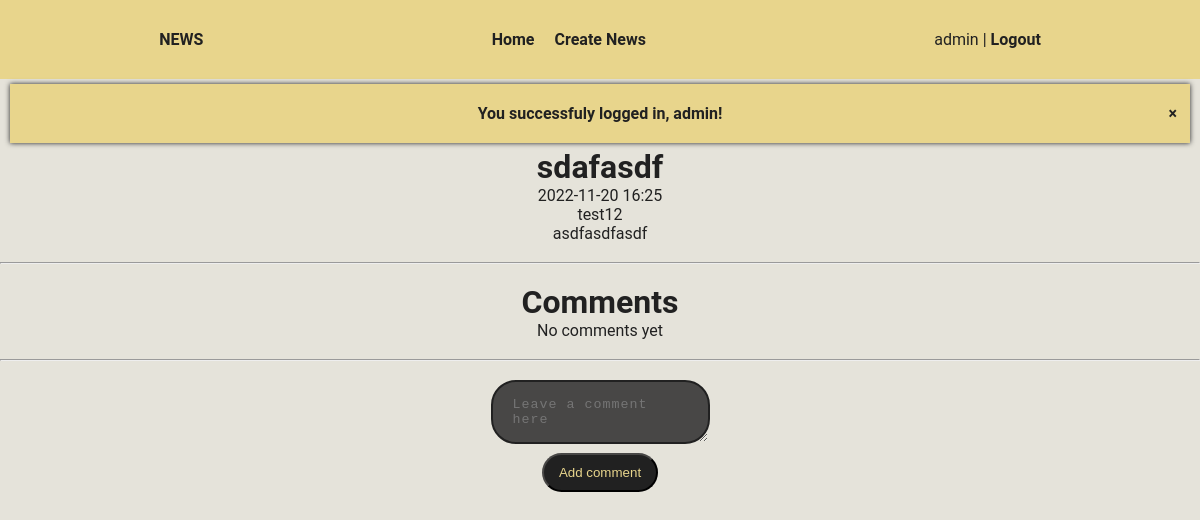
Before: /news?id=12 (signed in) with the older database file.
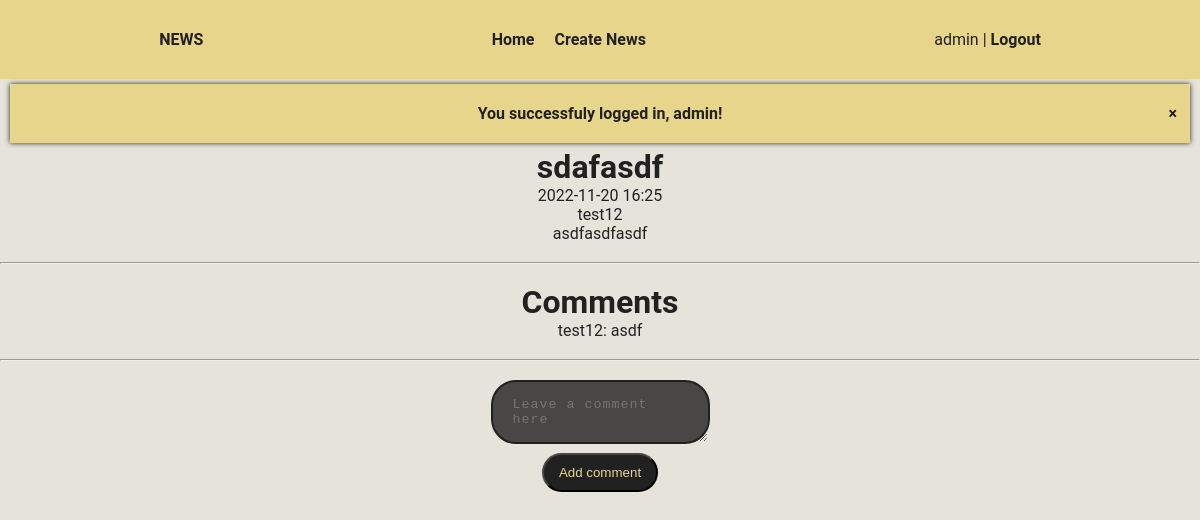
After: the same page with the newer database file.
### tables this page shows
CREATE TABLE news (
    id INTEGER PRIMARY KEY autoincrement, 
    created DATETIME,
    title TEXT NOT NULL, 
    main_text TEXT NOT NULL,
    user_id INTEGER NOT NULL,
    FOREIGN KEY(user_id) REFERENCES users(id)
  );

CREATE TABLE users (
    id INTEGER PRIMARY KEY autoincrement,
    email TEXT UNIQUE NOT NULL, 
    username TEXT NOT NULL, 
    password TEXT NOT NULL,
    is_admin BOOLEAN NOT NULL DEFAULT 0 CHECK (is_admin IN (0, 1))
  );

CREATE TABLE comments ( 
    id INTEGER PRIMARY KEY autoincrement, 
    main_text TEXT NOT NULL,
    news_id INTEGER NOT NULL,
    user_id INTEGER NOT NULL,
    FOREIGN KEY(user_id) REFERENCES users(id),
    FOREIGN KEY(news_id) REFERENCES news(id)
  );

### views/pages/news.php (called while the page is built, shortened)
<?php
$news = News::get($_GET['id']);
$is_comments_exist = Comment::check_if_exists($news['id']);
if ($is_comments_exist) {
    $comments = Comment::all($news['id']);
}
require 'views/templates/dafault_template.php';

### router/routes.php (called while the page is built, shortened)
<?php
Router::enable();

### index.php (called while the page is built, shortened)
<?php
require_once "router/routes.php";

### app/Controllers/News.php (called while the page is built, shortened)
<?php
class News {
    public static function get(int $news_id): array {
        $sql = "SELECT n.id, n.created, n.title, n.main_text, n.user_id, u.username
                FROM news n
                JOIN users u
                    ON n.user_id == u.id
                WHERE n.id = $news_id";
        return $GLOBALS['db']->querySingle($sql, true);
    }
}

### app/Controllers/Comment.php (called while the page is built, shortened)
<?php
class Comment {
    public static function all($news_id): \SQLite3Result {
        $sql = "SELECT c.id, c.main_text, c.user_id, u.username
                FROM comments c
                JOIN users u
                    ON c.user_id == u.id
                WHERE c.news_id == $news_id";
        return $GLOBALS['db']->query($sql);
    }
}

### views/templates/news.php (the view, shortened to what this page needs)
<h1><?= $news['title'] ?></h1>
<p><?= $news['created'] ?></p>
<p><?= $news['username'] ?></p>
<p><?= $news['main_text'] ?></p>
<br><hr><br>
<h1>Comments</h1>
<ul>
<?php
    if ($comments) {
        while ($comment = $comments->fetchArray(SQLITE3_ASSOC)) {
            ?>
            <li class='list-group-item bg-secondary mb-1'>
                <?= $comment['username'] ?>: <?= $comment['main_text'] ?>
            </li>
            <?php
        }
    } else {
            echo "No comments yet";
    }
?>
</ul>
<br><hr><br>
<p>
    <form method='POST' action='/comment/create'>
        <div class='form-floating'>
            <textarea class='form-control bg-secondary mb-2 text-light' name='main_text' placeholder='Leave a comment here' id='floatingTextarea2'></textarea>
        </div>
        <input type='submit' class='btn btn-secondary' value='Add comment'>
    </form>
</p>

### app/Services/Router.php (shortened to what this page needs)
<?php
class Router {
    private static $list = [];
    public static function route(string $uri, string $page_name, array $methods) {
        self::$list[] = [
            "uri" => $uri,
            "page" => $page_name,
            "methods" => $methods,
            "is_reg" => false
        ];
    }
    public static function enable() {
        $query = $_GET['q'];
        foreach(self::$list as $route) {
            if ($route['is_reg']) {
                if (in_array($_SERVER['REQUEST_METHOD'], $route['methods'])) {
                    require_once "views/pages/" . $route['page'] . ".php";
                    exit();
                } else {
                    break;
                }
            } elseif ($route['uri'] === '/' . $query) {
                if (in_array($_SERVER['REQUEST_METHOD'], $route['methods'])) {
                    require_once "views/pages/" . $route['page'] . ".php";
                    exit();
                } else {
                    break;
                }
            }
        }
    }
}

### views/templates/dafault_template.php (shortened to what this page needs)
<!DOCTYPE html>
<html lang="en">
<head>
    <link type="text/css" href="/assets/css/styles.min.css" rel="stylesheet" />
</head>
<body>
<header>
    <div class="elements">
        <div class="elements__logo">
            <a href="/">
                NEWS
            </a>
        </div>
        <div class="elements_menu">
            <ul class="elements_menu__list">
                <li class="elements_menu__list_item">
                    <a class="elements_menu__list_item_link" href="/">Home</a>
                </li>
                <?php
                    if ($_SESSION['user']) {
                        ?>
                        <li class="elements_menu__list_item">
                            <a class="elements_menu__list_item_link" href="/news/create">Create News</a>
                        </li>
                        <?php
                    }
                ?>
            </ul>
        </div>
        <div class="elements__button">
        <?php
            if (!$_SESSION['user']) {
                ?>
                <a class="elements__button_link" href="/login">Login</a>
                |
                <a class="elements__button_link" href="/register">Register</a>
                <?php
            } else {
                ?>
                <?= $_SESSION['user']['username'] ?> |
                <a class="elements__button_link" href="/logout">Logout</a>
                <?php
            }
        ?>
        </div>
    </div>
</header>
<div id="pop-up-messages">
    <?php if ($_SESSION['message']) { ?>
    <div class="pop-up-message <?= $_SESSION['message']['category'] ?>">
        <p class="pop-up-message__text"><?= $_SESSION['message']['text'] ?></p>
    </div>
    <?php } unset($_SESSION['message']);?>
</div>
<div class="container">
<?php include 'views/templates/' . $content_template ?>
</div>
</body>
</html>

Changed rows visible on the page:
shown differently, row unchanged: news "sdafasdf": no longer shows "No comments yet"
added comments: user.username "test12", main_text "asdf"
